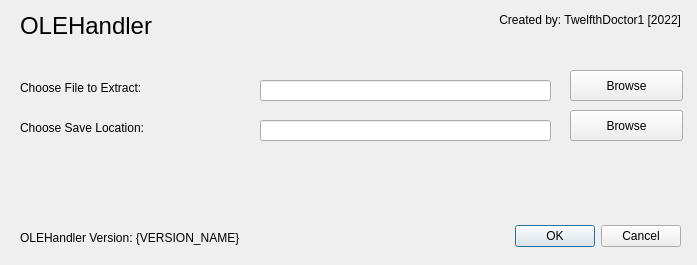
<?xml version="1.0" encoding="UTF-8"?>
<ui version="4.0">
 <class>OLEHandlerDialog</class>
 <widget class="QDialog" name="OLEHandlerDialog">
  <property name="geometry">
   <rect>
    <x>0</x>
    <y>0</y>
    <width>697</width>
    <height>265</height>
   </rect>
  </property>
  <property name="minimumSize">
   <size>
    <width>514</width>
    <height>172</height>
   </size>
  </property>
  <property name="windowTitle">
   <string>Dialog</string>
  </property>
  <widget class="QDialogButtonBox" name="buttonBox">
   <property name="geometry">
    <rect>
     <x>340</x>
     <y>220</y>
     <width>341</width>
     <height>32</height>
    </rect>
   </property>
   <property name="orientation">
    <enum>Qt::Horizontal</enum>
   </property>
   <property name="standardButtons">
    <set>QDialogButtonBox::Cancel|QDialogButtonBox::Ok</set>
   </property>
  </widget>
  <widget class="QLabel" name="label">
   <property name="geometry">
    <rect>
     <x>20</x>
     <y>80</y>
     <width>221</width>
     <height>16</height>
    </rect>
   </property>
   <property name="text">
    <string>Choose File to Extract:</string>
   </property>
  </widget>
  <widget class="QLabel" name="label_2">
   <property name="geometry">
    <rect>
     <x>20</x>
     <y>120</y>
     <width>221</width>
     <height>16</height>
    </rect>
   </property>
   <property name="text">
    <string>Choose Save Location:</string>
   </property>
  </widget>
  <widget class="QLineEdit" name="FileExtractDirectory">
   <property name="geometry">
    <rect>
     <x>260</x>
     <y>80</y>
     <width>291</width>
     <height>21</height>
    </rect>
   </property>
  </widget>
  <widget class="QLineEdit" name="ExtractSaveDirectory">
   <property name="geometry">
    <rect>
     <x>260</x>
     <y>120</y>
     <width>291</width>
     <height>21</height>
    </rect>
   </property>
  </widget>
  <widget class="QLabel" name="label_3">
   <property name="geometry">
    <rect>
     <x>20</x>
     <y>10</y>
     <width>261</width>
     <height>31</height>
    </rect>
   </property>
   <property name="font">
    <font>
     <pointsize>18</pointsize>
    </font>
   </property>
   <property name="text">
    <string>OLEHandler</string>
   </property>
  </widget>
  <widget class="QPushButton" name="FileExtractButton">
   <property name="geometry">
    <rect>
     <x>570</x>
     <y>70</y>
     <width>113</width>
     <height>31</height>
    </rect>
   </property>
   <property name="text">
    <string>Browse</string>
   </property>
  </widget>
  <widget class="QPushButton" name="ExtractSaveButton">
   <property name="geometry">
    <rect>
     <x>570</x>
     <y>110</y>
     <width>113</width>
     <height>31</height>
    </rect>
   </property>
   <property name="text">
    <string>Browse</string>
   </property>
  </widget>
  <widget class="QLabel" name="label_4">
   <property name="geometry">
    <rect>
     <x>410</x>
     <y>10</y>
     <width>271</width>
     <height>20</height>
    </rect>
   </property>
   <property name="text">
    <string>Created by: TwelfthDoctor1 [2022]</string>
   </property>
   <property name="alignment">
    <set>Qt::AlignRight|Qt::AlignTrailing|Qt::AlignVCenter</set>
   </property>
  </widget>
  <widget class="QLabel" name="OLEUI_Version">
   <property name="geometry">
    <rect>
     <x>20</x>
     <y>230</y>
     <width>321</width>
     <height>16</height>
    </rect>
   </property>
   <property name="text">
    <string>OLEHandler Version: {VERSION_NAME}</string>
   </property>
  </widget>
 </widget>
 <resources/>
 <connections>
  <connection>
   <sender>buttonBox</sender>
   <signal>accepted()</signal>
   <receiver>OLEHandlerDialog</receiver>
   <slot>accept()</slot>
   <hints>
    <hint type="sourcelabel">
     <x>248</x>
     <y>254</y>
    </hint>
    <hint type="destinationlabel">
     <x>157</x>
     <y>274</y>
    </hint>
   </hints>
  </connection>
  <connection>
   <sender>buttonBox</sender>
   <signal>rejected()</signal>
   <receiver>OLEHandlerDialog</receiver>
   <slot>reject()</slot>
   <hints>
    <hint type="sourcelabel">
     <x>316</x>
     <y>260</y>
    </hint>
    <hint type="destinationlabel">
     <x>286</x>
     <y>274</y>
    </hint>
   </hints>
  </connection>
  <connection>
   <sender>ExtractSaveButton</sender>
   <signal>clicked()</signal>
   <receiver>OLEHandlerDialog</receiver>
   <slot>chooseExtractSave()</slot>
   <hints>
    <hint type="sourcelabel">
     <x>446</x>
     <y>105</y>
    </hint>
    <hint type="destinationlabel">
     <x>256</x>
     <y>85</y>
    </hint>
   </hints>
  </connection>
  <connection>
   <sender>FileExtractButton</sender>
   <signal>clicked()</signal>
   <receiver>OLEHandlerDialog</receiver>
   <slot>chooseExtractFile()</slot>
   <hints>
    <hint type="sourcelabel">
     <x>446</x>
     <y>65</y>
    </hint>
    <hint type="destinationlabel">
     <x>256</x>
     <y>85</y>
    </hint>
   </hints>
  </connection>
 </connections>
 <slots>
  <slot>chooseExtractFile()</slot>
  <slot>chooseExtractSave()</slot>
 </slots>
</ui>
